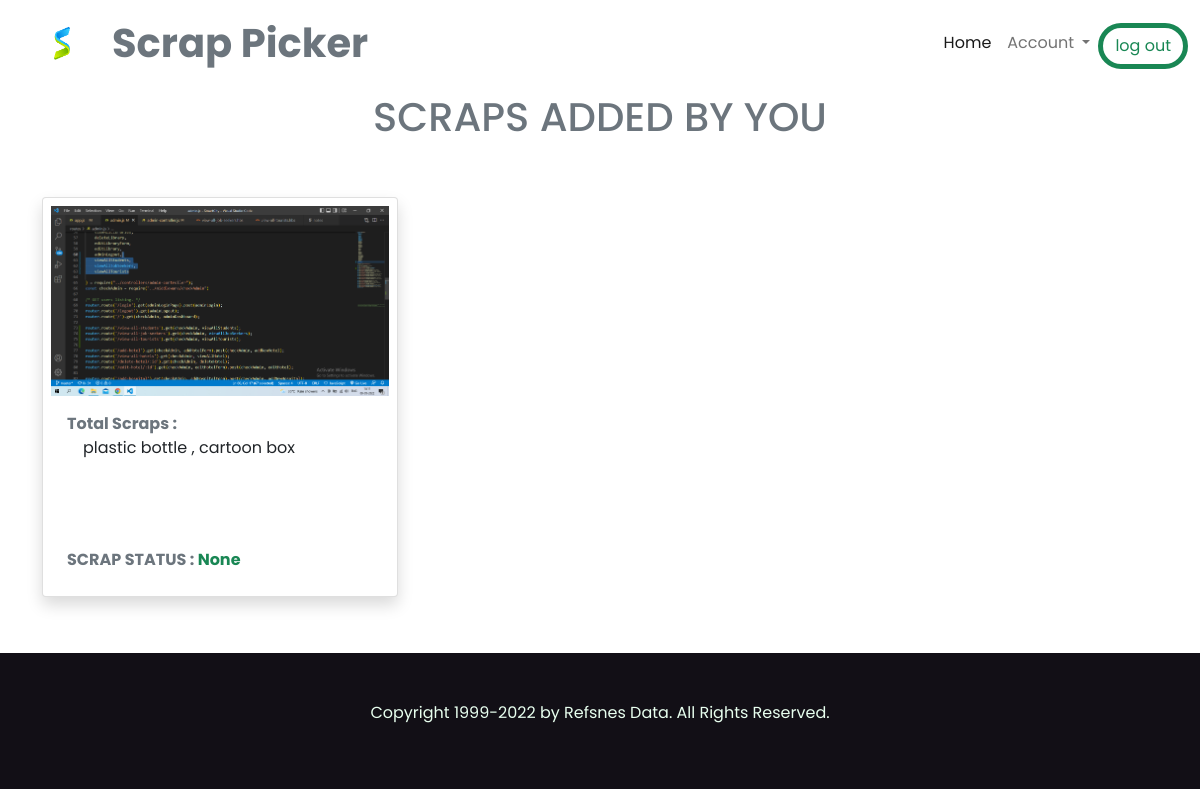
The page /view-my-scraps/ (signed in) on the database as committed earlier.
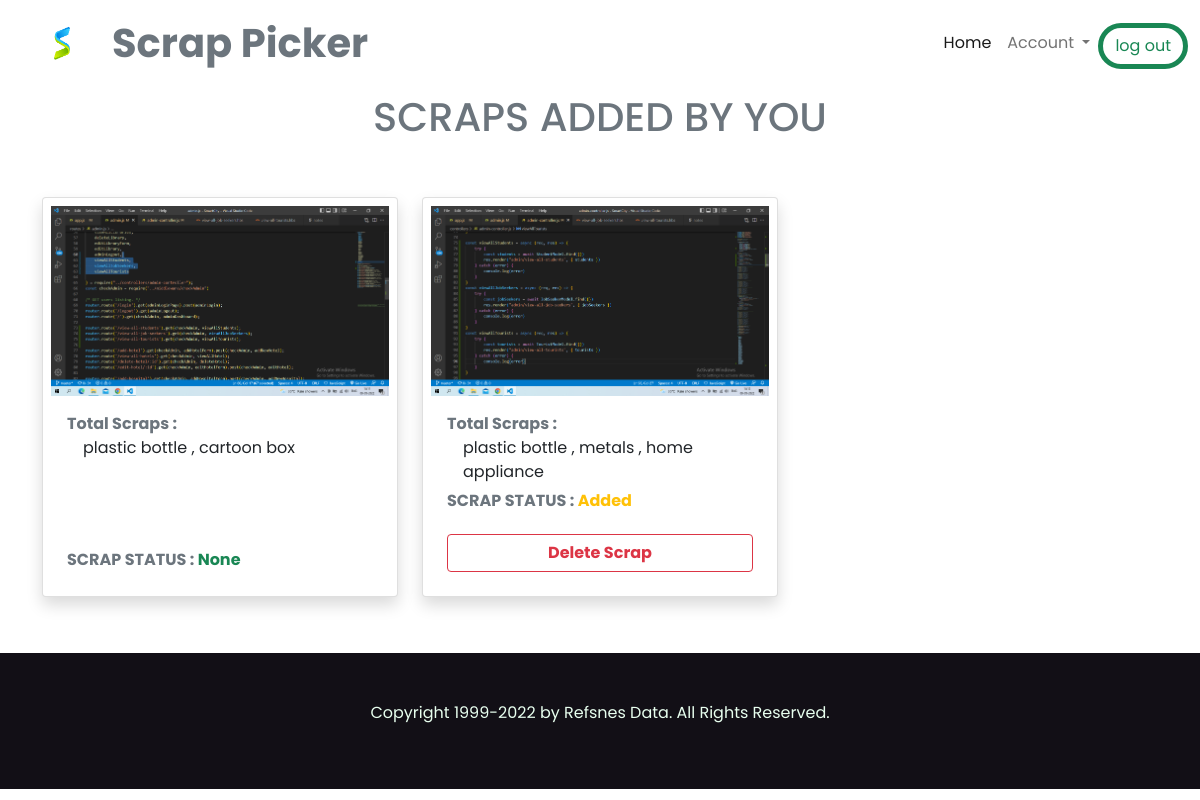
The same page on the database as committed later.
### users/models.py (models this page shows)
class Scrap(models.Model):
    user_ID =models.ForeignKey(User,on_delete=models.CASCADE,null=True,blank=True)
    waste_type = models.CharField(max_length=200)
    Username = models.CharField(max_length=200,null=True,blank=True)
    Email = models.CharField(max_length=200,null=True,blank=True)
    Phone_number = models.CharField(max_length=200,null=True,blank=True)
    Address = models.CharField(max_length=200,null=True,blank=True)
    City = models.CharField(max_length=200,null=True,blank=True)
    State = models.CharField(max_length=200,null=True,blank=True)
    Pin_code = models.CharField(max_length=200,null=True,blank=True)
    Scrap_Image = models.ImageField(upload_to="scraps",null=True,blank=True)
    status = models.CharField(max_length=200,null=True,blank=True)

### users/views.py (the view)
# urls.py: path('view-my-scraps/', views.view_my_scraps, name="view_my_scraps"),
def view_my_scraps(request):
    all_scraps = Scrap.objects.filter(user_ID=request.user.id)
    return render(request, "users/view-my-scraps.html",{"all_scraps":all_scraps})

### templates/users/view-my-scraps.html
{% extends "users/user-home.html" %}
{% load static %}
{% block content %}
<h1 class="text-muted text-center">SCRAPS ADDED BY YOU </h1>
<div class="container mb-3">
    <div class="row ">
        {% for scrap in all_scraps %}
        <div class="col-4 my-5">
            <div class="card shadow p-2 rounded" style="min-height: 25rem;">
                <div class="card-image">
                    <img src="{{scrap.Scrap_Image.url}}" alt="" style="width: 100%;">
                </div>
                <div class="card-body d-flex flex-column justify-content-between">
                    <div class="card-text">
                        <span class="text-muted fw-bold">Total Scraps : </span><br>
                        <p class="card-text ps-3">
                            {{scrap.waste_type}}
                        </p>
                    </div>
                    {% if scrap.status == 'Added' %}
                    <p class="card-text fw-bold text-muted">
                        SCRAP STATUS : <span class="text-warning">{{scrap.status}}</span>
                    </p>
                    <a class="btn btn-outline-danger fw-bold" href="{% url 'delete_scrap' scrap.id  %}"
                        onclick="return confirm('Are you sure you want to delete this item?')">Delete Scrap</a>
                    {% else %}
                    <p class="card-text fw-bold text-muted">
                        SCRAP STATUS : <span class="text-success"> {{scrap.status}}</span>
                    </p>
                    {% endif %}
                </div>
            </div>
        </div>
        {% endfor %}
    </div>
</div>
{% endblock %}

Rows that differ between the two databases and show on the page:
added Scrap: Scrap_Image (picture), waste_type "plastic bottle , metals , home appliance", status "Added"
